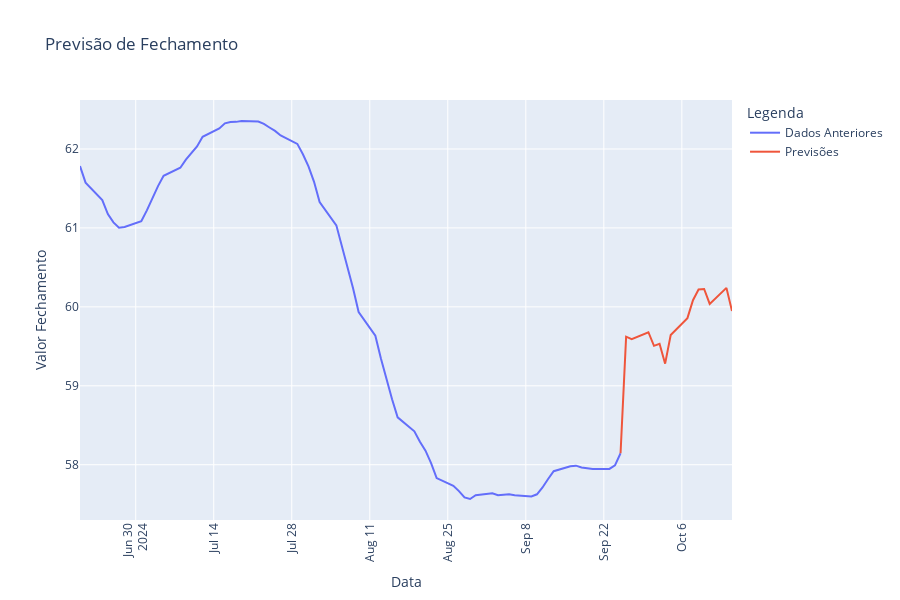

Write notebook code for a chart like this one.
### Code cell
fig = go.Figure()

# Linha do dataset original 'dados'
fig.add_trace(go.Scatter(x=dados.index[-(days_to_predict*5):], 
                         y=dados['tomorrow'][-(days_to_predict*5):], 
                         mode='lines', 
                         name='Dados Anteriores'))

# Linha dos dados previstos 'dados_forward'
fig.add_trace(go.Scatter(x=dados_forward.index[-(days_to_predict+1):], 
                         y=dados_forward['tomorrow'][-(days_to_predict+1):], 
                         mode='lines', 
                         name='Previsões'))

# Ajuste dos rótulos do eixo x e rotação
fig.update_layout(
    xaxis=dict(tickangle=-90),  # Rotação vertical dos rótulos
    title="Previsão de Fechamento",
    xaxis_title="Data",
    yaxis_title="Valor Fechamento",
    legend_title="Legenda",
    height=600,
    width=900
)

# Exibindo o gráfico
fig.show()
